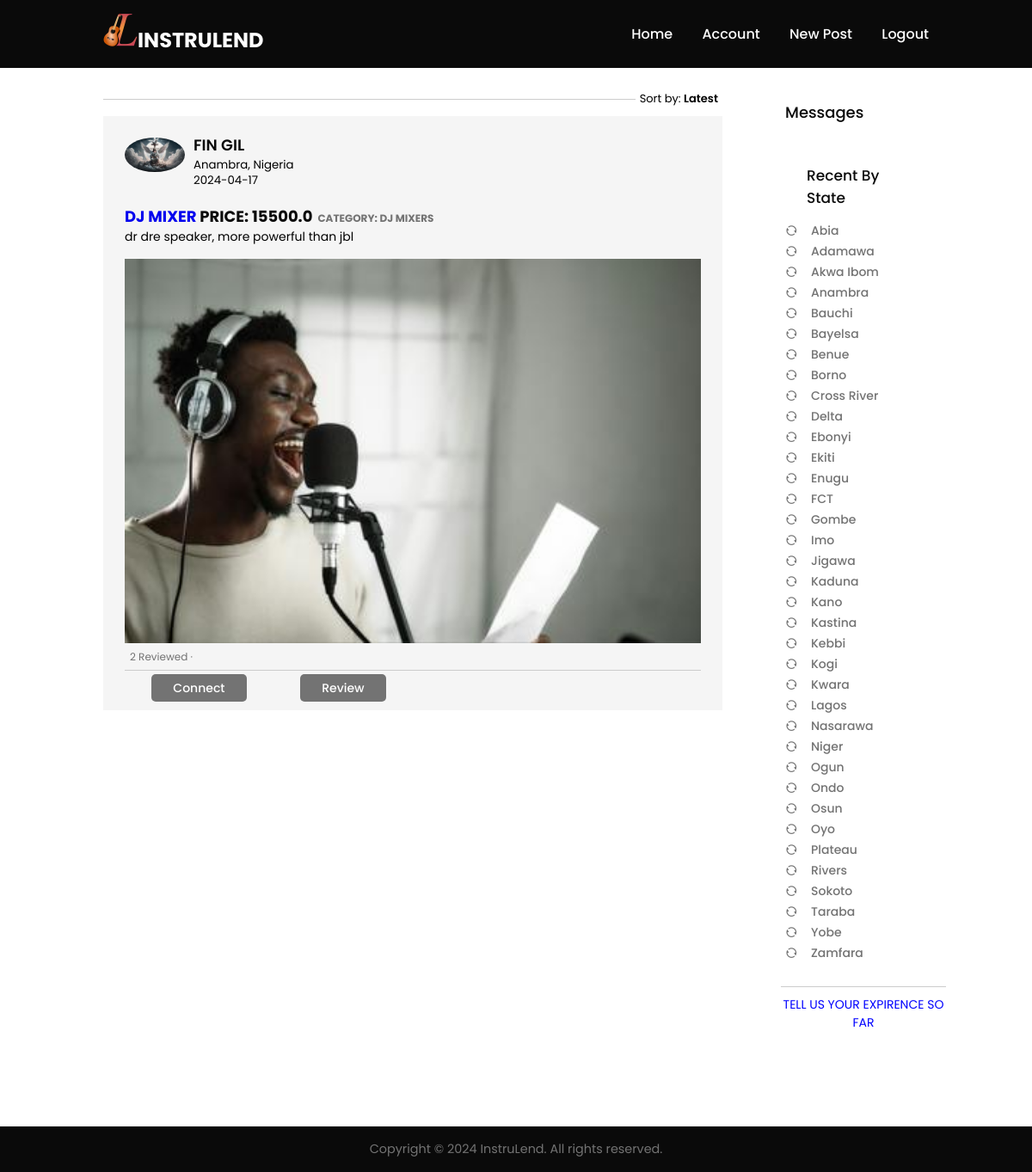
The app's page /home (signed in) with its own data.
### app/models.py (models this page shows, shortened)
class Post(db.Model):
    id = db.Column(db.Integer, primary_key=True)
    title = db.Column(db.String(50), nullable=False)
    description = db.Column(db.String(200), nullable=False)
    category = db.Column(db.String(100), nullable=False)
    price = db.Column(db.Float, nullable=False)
    city = db.Column(db.String(50), nullable=False)
    country = db.Column(db.String(10), nullable=False, default='Nigeria')
    date_posted = db.Column(db.DateTime, nullable=False, default=datetime.utcnow)
    image_file = db.Column(db.String(50), nullable=False)
    availability = db.Column(db.Boolean, nullable=False, default=True)
    user_id = db.Column(db.Integer, db.ForeignKey('user.id'), nullable=False)
    rented = db.relationship('Agreement', backref='author5', lazy=True)

class User(db.Model, UserMixin):
    id = db.Column(db.Integer, primary_key=True)
    first_name = db.Column(db.String(100), nullable=False)
    last_name = db.Column(db.String(100), nullable=False)
    email = db.Column(db.String(255), unique=True, nullable=False)
    phone_number = db.Column(db.String(15), unique=True, nullable=False)
    city = db.Column(db.String(50))
    country = db.Column(db.String(10), nullable=False, default='Nigeria')
    password = db.Column(db.String(60), nullable=False)
    verification_number = db.Column(db.String(25), unique=True)
    verified_user = db.Column(db.Boolean, nullable=False, default=False)
    created_at = db.Column(db.DateTime, nullable=False, default=datetime.utcnow)
    image_file = db.Column(db.String(50), nullable=False, default='default.jpg')
    posts = db.relationship('Post', backref='author', lazy=True)
    reviewer = db.relationship('Review', foreign_keys='Review.user_id', backref='author1', lazy=True)
    reviewed = db.relationship('Review', foreign_keys='Review.author_id', backref='author2', lazy=True)
    rented = db.relationship('Agreement', backref='author4', lazy=True)
    expirence = db.relationship('Expirence', backref='author6', lazy=True)
    chats_user1 = db.relationship('Chat', backref='user1', foreign_keys='Chat.user1_id', lazy=True)
    chats_user2 = db.relationship('Chat', backref='user2', foreign_keys='Chat.user2_id', lazy=True)
    message = db.relationship('Message', backref='author7', lazy=True)

### app/routes.py (the view)
@app.route("/home")
@login_required
def home():
    posts = Post.query.all()
    reviews = Review.query.all()
    post_review_counts = {}
    for post in posts:
        review_count = Review.query.filter_by(author_id=post.author.id).count()
        post_review_counts[post.id] = review_count
    return render_template('home.html', posts=posts, reviews=reviews, post_review_counts=post_review_counts)

### app/models.py (called while the page is built)
@login_manager.user_loader
def load_user(user_id):
    return User.query.get(int(user_id))

### app/templates/home.html (shortened to what this page needs)
{% extends "base.html" %}
{% block content %}
  <div class="container-home">
    <div class="main-content">
      <div class="sort-by">
        <hr>
        <p>Sort by: <span>Latest</span></p>
      </div>
      {% for post in posts %}
        <div class="post-container">
          <div class="post-author">
            <img src="{{ url_for('static', filename='images/profile_pic/' + post.author.image_file) }}" alt="">
            <div>
              <h1>{{ post.author.first_name }} {{ post.author.last_name }}</h1>
              <small>{{ post.city }}, {{ post.country }}</small>
              <small>{{ post.date_posted.strftime('%Y-%m-%d') }}</small>
            </div>
          </div>
          <h1><a href="{{ url_for('post', post_id=post.id) }}">{{ post.title }}</a>  Price: {{ post.price }}<span>category: {{ post.category }}</span></h1>
          <p>{{ post.description }}</p>
          <img src="{{ url_for('static', filename='images/post_pic/' + post.image_file) }}" width="100%">
          <div class="post-stats">
            <div>
              <span class="Reviewed">{{ post_review_counts.get(post.id, 0) }} Reviewed &middot;</span>
            </div>
          </div>
          <div class="post-activity">
            {% if current_user.id != post.author.id %}
              <div><a href="{{ url_for('create_chat',  author_id=post.author.id) }}" id="chat-link-creator">Connect</a></div>
              <div><a href="{{ url_for('review', author_id=post.author.id) }}">Review</a></div>
            {% else %}
              <div><a href="{{ url_for('update_post', post_id=post.id) }}">Update</a></div>
              <div><a href="#">Delete</a></div>
            {% endif %}
          </div>
        </div>
      {% endfor %}
    </div>
    <div class="right-sidebar">
      <h3><a href="{{ url_for('chats') }}">Messages</a></h3>
      <div class="sidebar-activity">
        <h3>Recent By State</h3>
        <a href="#"><i class="ri-refresh-line"></i>Abia</a>
        <a href="#"><i class="ri-refresh-line"></i>Adamawa</a>
        <a href="#"><i class="ri-refresh-line"></i>Akwa Ibom</a>
        <a href="#"><i class="ri-refresh-line"></i>Anambra</a>
        <a href="#"><i class="ri-refresh-line"></i>Bauchi</a>
        <a href="#"><i class="ri-refresh-line"></i>Bayelsa</a>
        <a href="#"><i class="ri-refresh-line"></i>Benue</a>
        <a href="#"><i class="ri-refresh-line"></i>Borno</a>
        <a href="#"><i class="ri-refresh-line"></i>Cross River</a>
        <a href="#"><i class="ri-refresh-line"></i>Delta</a>
        <a href="#"><i class="ri-refresh-line"></i>Ebonyi</a>
        <a href="#"><i class="ri-refresh-line"></i>Ekiti</a>
        <a href="#"><i class="ri-refresh-line"></i>Enugu</a>
        <a href="#"><i class="ri-refresh-line"></i>FCT</a>
        <a href="#"><i class="ri-refresh-line"></i>Gombe</a>
        <a href="#"><i class="ri-refresh-line"></i>Imo</a>
        <a href="#"><i class="ri-refresh-line"></i>Jigawa</a>
        <a href="#"><i class="ri-refresh-line"></i>Kaduna</a>
        <a href="#"><i class="ri-refresh-line"></i>Kano</a>
        <a href="#"><i class="ri-refresh-line"></i>Kastina</a>
        <a href="#"><i class="ri-refresh-line"></i>Kebbi</a>
        <a href="#"><i class="ri-refresh-line"></i>Kogi</a>
        <a href="#"><i class="ri-refresh-line"></i>Kwara</a>
        <a href="#"><i class="ri-refresh-line"></i>Lagos</a>
        <a href="#"><i class="ri-refresh-line"></i>Nasarawa</a>
        <a href="#"><i class="ri-refresh-line"></i>Niger</a>
        <a href="#"><i class="ri-refresh-line"></i>Ogun</a>
        <a href="#"><i class="ri-refresh-line"></i>Ondo</a>
        <a href="#"><i class="ri-refresh-line"></i>Osun</a>
        <a href="#"><i class="ri-refresh-line"></i>Oyo</a>
        <a href="#"><i class="ri-refresh-line"></i>Plateau</a>
        <a href="#"><i class="ri-refresh-line"></i>Rivers</a>
        <a href="#"><i class="ri-refresh-line"></i>Sokoto</a>
        <a href="#"><i class="ri-refresh-line"></i>Taraba</a>
        <a href="#"><i class="ri-refresh-line"></i>Yobe</a>
        <a href="#"><i class="ri-refresh-line"></i>Zamfara</a>
      </div>
      <div class="review-us">
        <a href="{{ url_for('expirence') }}">Tell Us your Expirence so far</a>
      </div>
    </div>
  </div>
{% endblock %}

### app/static/css/index.css (style rules this page uses)
:root { --text-dark: #0a0a0a; --text-light: #737373; --extra-light: #f5f5f5; --white: #ffffff; --max-width: 1200px; }
* { margin: 0; padding: 0; box-sizing: border-box; font-family: "Poppins", sans-serif; }
html, body { scroll-behavior: smooth; }
.about-pages h2, h3 { margin-bottom: 8px; }
.container-home { display: flex; flex-wrap: wrap; justify-content: space-between; }
.main-content { flex-basis: 75%; }
.right-sidebar { flex-basis: 20%; align-self: flex-start; position: sticky; top: 73px; }
.right-sidebar h3 { font-size: 18px; font-weight: 500; margin: 20px 0 10px; padding: 5px 25px; margin: 12px 0; }
.right-sidebar h3 a { text-decoration: none; color: var(--text-dark); }
.sidebar-activity { padding: 5px 25px; margin: 12px 0; }
.sidebar-activity h3 { color: var(--text-dark); font-size: 17px; font-weight: 500; margin: 20px 0 10px; }
.sidebar-activity a { display: flex; align-items: center; font-size: 14px; font-weight: 500; color: var(--text-light); margin: 3px 0; text-decoration: none; }
.sidebar-activity a i { width: 20px; margin-right: 10px; }
.review-us { border-top: 1px solid #ccc; text-align: center; margin-top: 20px; margin-left: 20px; margin-right: -20px; }
.review-us a { color: blue; text-decoration: none; font-size: 14px; text-transform: uppercase; display: inline-block; margin: 10px 0; }
.sort-by { display: flex; align-items: center; margin: 10 0; }
.sort-by hr { flex: 1; border: 0; height: 1px; background: #ccc; }
.sort-by p { font-size: 13px; padding: 5px; }
.sort-by p span { font-weight: 600; cursor: pointer; }
.post-container { background-color: #f5f5f5; padding: 20px 25px 5px; margin: 5px 0 15px; }
.post-author { display: flex; align-items: flex-start; margin-bottom: 20px; }
.post-author img { width: 70px; border-radius: 50%; margin-right: 10px; margin-top: 5px; }
.post-author h1 { font-size: 18px; font-weight: 600; color: var(--text-light); }
.post-author small { display: block; margin-bottom: -2px; }
.post-container h1 { font-size: 18px; color: var(--text-dark); text-transform: uppercase; }
.post-container h1 a { text-decoration: none; }
.post-container span { color: var(--text-light); font-size: 12px; margin-left: 6px; }
.post-container p { font-size: 14px; margin-bottom: 15px; }
.post-stats { display: flex; flex-wrap: wrap; align-items: center; justify-content: space-between; font-size: 12px; border-bottom: 1px solid #ccc; padding-bottom: 6px; }
.post-stats div { display: flex; align-items: center; cursor: pointer; }
.post-activity { display: flex; align-items: center; justify-content: space-around; padding: 10px 0; font-size: 14px; font-weight: 500; width: 50%; }
.post-activity a { border-radius: 5px; background: var(--text-light); color: var(--white); padding: 6px 25px; text-decoration: none; margin: 5px 10px; overflow: hidden; transition: 0.3s ease; }

### records on screen
Post: image_file (placeholder picture), author.first_name "FIN", author.last_name "GIL", city "Anambra", country "Nigeria", date_posted "2024-04-17", title "DJ MIXER", price "15500.0", category "DJ MIXERS", description "dr dre speaker, more powerful than jbl", image_file (picture), get "2"
